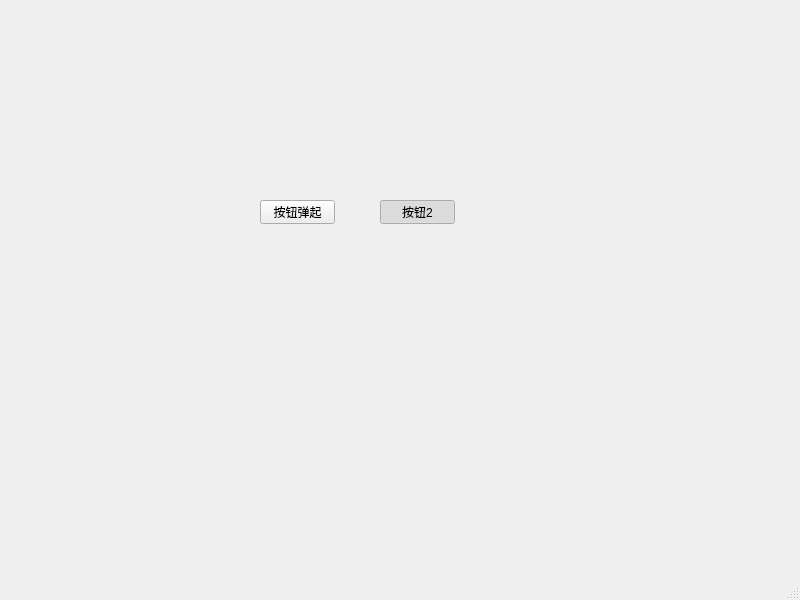
<?xml version="1.0" encoding="UTF-8"?>
<ui version="4.0">
 <class>MainWindow</class>
 <widget class="QMainWindow" name="MainWindow">
  <property name="geometry">
   <rect>
    <x>0</x>
    <y>0</y>
    <width>800</width>
    <height>600</height>
   </rect>
  </property>
  <property name="windowTitle">
   <string>MainWindow</string>
  </property>
  <widget class="QWidget" name="centralwidget">
   <widget class="QPushButton" name="pushButton">
    <property name="geometry">
     <rect>
      <x>260</x>
      <y>200</y>
      <width>75</width>
      <height>24</height>
     </rect>
    </property>
    <property name="text">
     <string>按钮弹起</string>
    </property>
    <property name="checkable">
     <bool>true</bool>
    </property>
    <property name="autoExclusive">
     <bool>true</bool>
    </property>
    <attribute name="buttonGroup">
     <string notr="true">buttonGroup</string>
    </attribute>
   </widget>
   <widget class="QPushButton" name="pushButton_2">
    <property name="geometry">
     <rect>
      <x>380</x>
      <y>200</y>
      <width>75</width>
      <height>24</height>
     </rect>
    </property>
    <property name="text">
     <string>按钮2</string>
    </property>
    <property name="checkable">
     <bool>true</bool>
    </property>
    <property name="checked">
     <bool>true</bool>
    </property>
    <attribute name="buttonGroup">
     <string notr="true">buttonGroup</string>
    </attribute>
   </widget>
  </widget>
  <widget class="QMenuBar" name="menubar">
   <property name="geometry">
    <rect>
     <x>0</x>
     <y>0</y>
     <width>800</width>
     <height>22</height>
    </rect>
   </property>
  </widget>
  <widget class="QStatusBar" name="statusbar"/>
 </widget>
 <resources/>
 <connections/>
 <buttongroups>
  <buttongroup name="buttonGroup"/>
 </buttongroups>
</ui>
